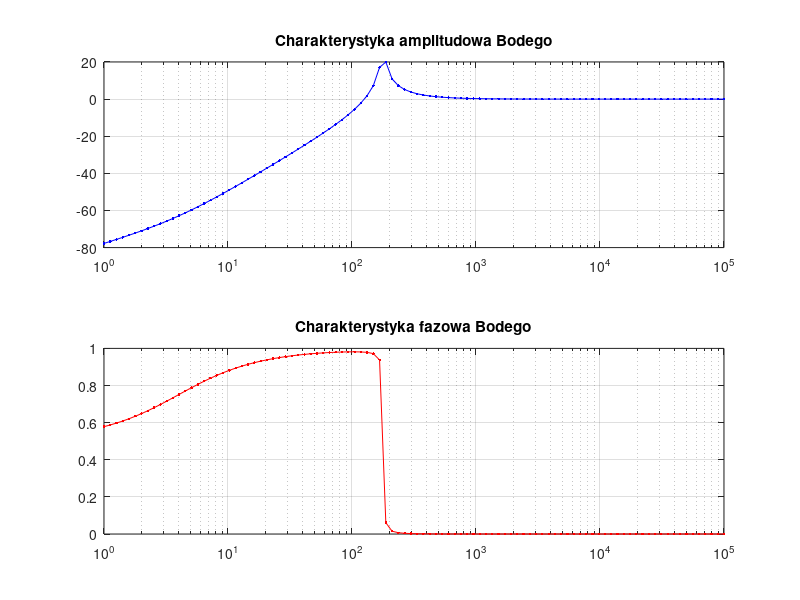
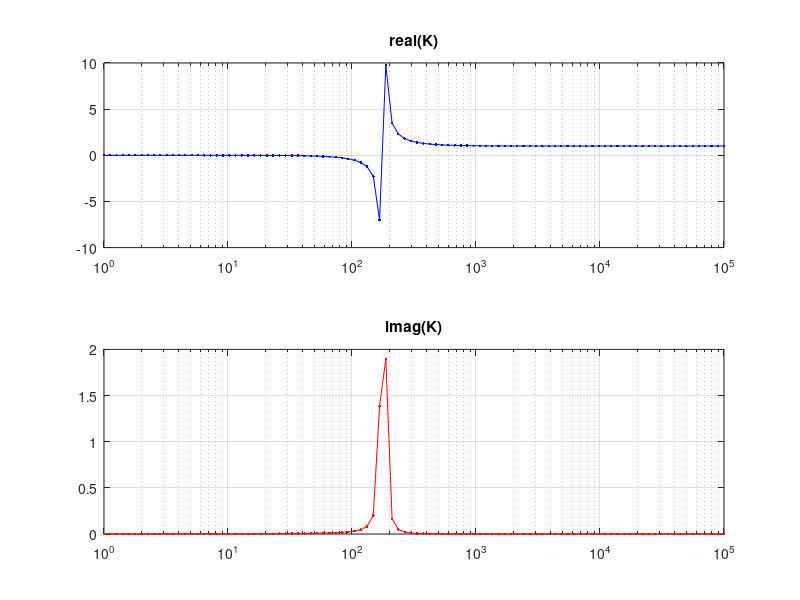

Recreate these plots in MATLAB, in order.
% Kacper Fijałkowski 

%416231

clc; close all; clear; format short g;

R=2e3;
C=2e-5;
L=40e-3;

f=logspace(0,5,100);
w=2*pi*f;
s=i*w;
K=(R*L*C*(s.^2)+L*s)./(R*L*C*(s.^2)+L*s+R);
K1=20*log10(abs(K));
K2=(angle(K)/pi);
K3=real(K);
K4=imag(K);

% Charakterystyka Bodego
figure;

subplot(2,1,1);
semilogx(f, K1,'b.-');
grid on;
title('Charakterystyka amplitudowa Bodego');

subplot(2,1,2);
semilogx(f, K2,'r.-');
grid on;
title('Charakterystyka fazowa Bodego');

figure;

subplot(2,1,1);
semilogx(f, K3,'b.-');
title('real(K)');
grid on;

subplot(2,1,2);
semilogx(f, K4,'r.-');
title('imag(K)');
grid on;